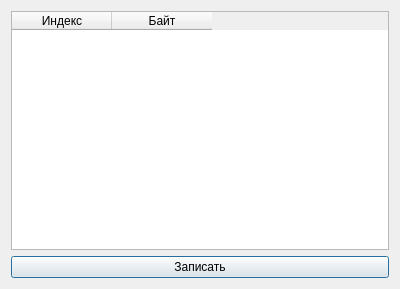
<?xml version="1.0" encoding="UTF-8"?>
<ui version="4.0">
 <class>WriteDataDialog</class>
 <widget class="QDialog" name="WriteDataDialog">
  <property name="geometry">
   <rect>
    <x>0</x>
    <y>0</y>
    <width>400</width>
    <height>289</height>
   </rect>
  </property>
  <property name="windowTitle">
   <string>writedatadialog</string>
  </property>
  <layout class="QVBoxLayout" name="verticalLayout">
   <item>
    <widget class="QTableWidget" name="bytesTableWidget">
     <column>
      <property name="text">
       <string>Индекс</string>
      </property>
     </column>
     <column>
      <property name="text">
       <string>Байт</string>
      </property>
     </column>
    </widget>
   </item>
   <item>
    <widget class="QPushButton" name="sendButton">
     <property name="text">
      <string>Записать</string>
     </property>
    </widget>
   </item>
  </layout>
 </widget>
 <resources/>
 <connections/>
</ui>
